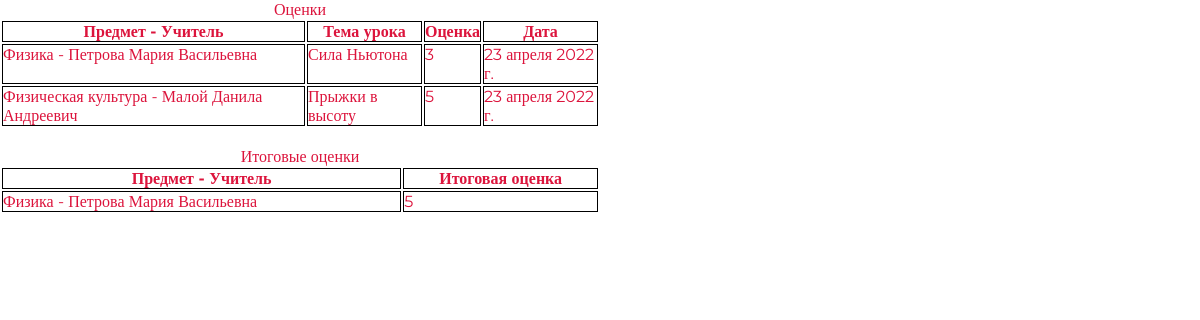
Page /2/ on the committed database.
### book/models.py (models this page shows, shortened)
class Grade (models.Model):
    GRADES = (
        ('2', '2'),
        ('3', '3'),
        ('4', '4'),
        ('5', '5')
    )
    grade = models.CharField("Оценка", max_length=1, choices=GRADES, null=True)
    lesson_topic = models.ForeignKey(Lesson, verbose_name="Тема урока", on_delete=models.SET_NULL, null=True, blank=True)
    student = models.ForeignKey(Student, verbose_name="Ученик", on_delete=models.SET_NULL, null=True, blank=True)
    class Meta:
        verbose_name = "Оценка"
        verbose_name_plural = "Оценки"

class Lesson(models.Model):
    subject = models.ForeignKey(Subject, verbose_name="Предмет", on_delete=models.SET_NULL, null=True, blank=True)
    date_ls = models.DateField("Дата урока", default=date.today)
    lesson_topic = models.CharField("Тема урока", max_length=100)
    homework = models.TextField("Домашнее задание", null=True, blank=True, default='')
    class Meta:
        verbose_name = "Урок"
        verbose_name_plural = "Уроки"

class Subject(models.Model):
    name = models.CharField("Название предмета", max_length=30)
    teacher = models.ForeignKey(Teacher, verbose_name="Учитель", on_delete=models.SET_NULL, null=True, blank=True)
    def __str__(self):
        return f'{self.name} - {self.teacher}'
    class Meta:
        verbose_name = "Предмет"
        verbose_name_plural = "Предметы"

class Teacher(models.Model):
    fname = models.CharField("Имя", max_length=30)
    mname = models.CharField("Отчество", max_length=30, null=True)
    lname = models.CharField("Фамилия", max_length=40)
    ph_numb = models.CharField("Номер телефона", null=True, unique=True, max_length=40)
    def __str__(self):
        return f'{self.lname} {self.fname} {self.mname}'
    class Meta:
        verbose_name = "Учитель"
        verbose_name_plural = "Учителя"

class FinalGrade(models.Model):
    FGRADES = (
        ('2', '2'),
        ('3', '3'),
        ('4', '4'),
        ('5', '5'),
        ('ЗЧ', 'Зачет'),
        ('НЗ', 'Не зачет')
    )
    fgrade = models.CharField("Оценка", max_length=2, choices=FGRADES, null=True)
    student = models.ForeignKey(Student, verbose_name="Ученик", on_delete=models.SET_NULL, null=True, blank=True)
    subject = models.ForeignKey(Subject, verbose_name="Предмет", on_delete=models.SET_NULL, null=True, blank=True)
    class Meta:
        verbose_name = "Итоговая оценка"
        verbose_name_plural = "Итоговые оценки"

### book/views.py (the view)
# urls.py: path("<int:pk>/", views.GradesViewStudent.as_view())
class GradesViewStudent(View):
    def get(self, request, pk):
        grades = Grade.objects.all()
        fgrades = FinalGrade.objects.all()
        student = Student.objects.get(id=pk)
        for i in grades:
            if i.student.id == student.id:
                grades = Grade.objects.filter(student=student.id)
                fgrades = FinalGrade.objects.filter(student=student.id)
        return render(request, "grades.html", {"grades_list": grades, "fgrades_list": fgrades})

### templates/grades.html (shortened to what this page needs)
<!DOCTYPE html>
{% load static %}
<html>
  <head>
    <link rel="stylesheet" href="{% static 'css/style.css' %}">
  </head>
  <body>
     <table align="center" width="50%">
         <caption>Оценки</caption>
      <tr class="samara"><th>Предмет - Учитель</th><th>Тема урока</th><th>Оценка</th><th>Дата</th></tr>
        {% for grade in grades_list %}
            <tr><td>{{grade.lesson_topic.subject}}</td><td>{{grade.lesson_topic.lesson_topic}}</td><td>{{grade.grade}}</td><td>{{grade.lesson_topic.date_ls}}</td></tr>
        {% endfor %}
    </table>
<br>
     <table align="center" width="50%">
         <caption>Итоговые оценки</caption>
      <tr class="samara"><th>Предмет - Учитель</th><th>Итоговая оценка</tr>
        {% for fgrades in fgrades_list %}
            <tr><td>{{fgrades.subject}}</td><td>{{fgrades.fgrade}}</tr>
        {% endfor %}
    </table>
  </body>
</html>

### static/css/style.css (style rules this page uses)
body { margin: 0; font-family: 'Montserrat' ; font-size: 14px bold; color: crimson; }
.samara { border: 1px black; }
table { border: 1px black; }
th { border: 1px solid #000000; }
td { border: 1px solid #000000; }
*, *:before, *:after { box-sizing: border-box; margin: 0; padding: 0px; border: 1px; outline: 0 none; vertical-align: baseline; }

### rows in the picture
Grade: lesson_topic.subject "Физика - Петрова Мария Васильевна", lesson_topic.lesson_topic "Сила Ньютона", grade "3", lesson_topic.date_ls "23 апреля 2022 г."
Grade: lesson_topic.subject "Физическая культура - Малой Данила Андреевич", lesson_topic.lesson_topic "Прыжки в высоту", grade "5", lesson_topic.date_ls "23 апреля 2022 г."
FinalGrade: subject "Физика - Петрова Мария Васильевна", fgrade "5"
